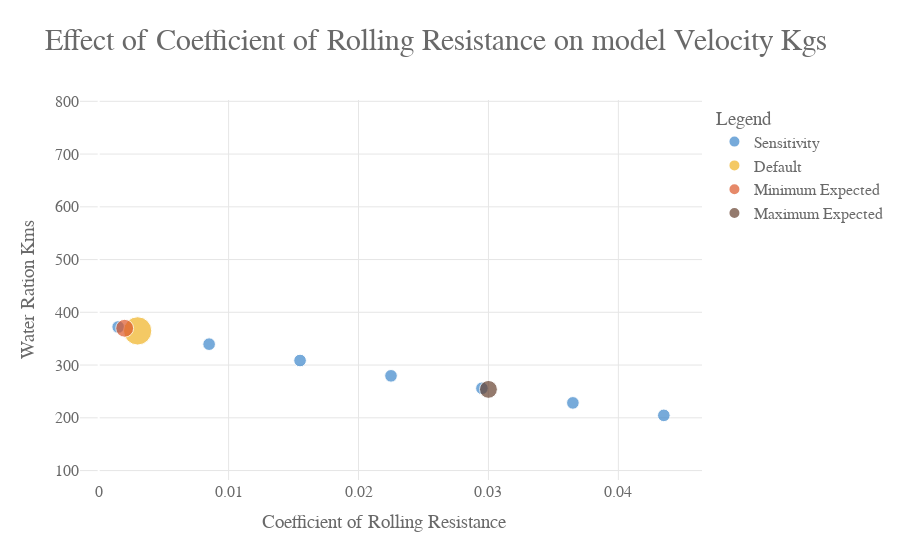
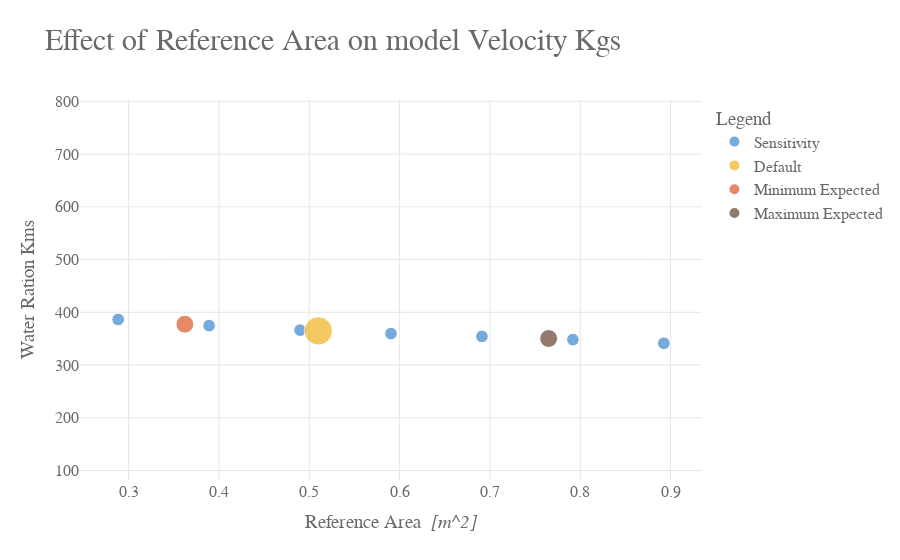
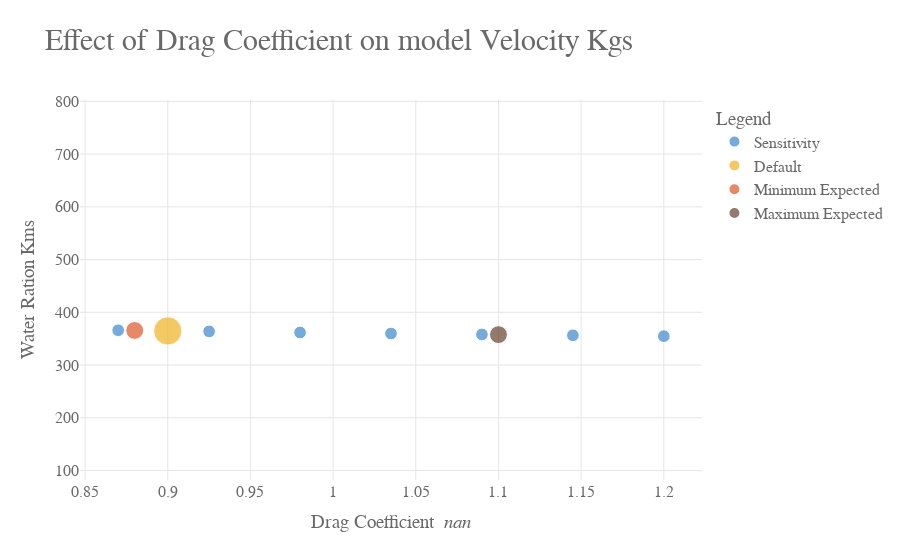
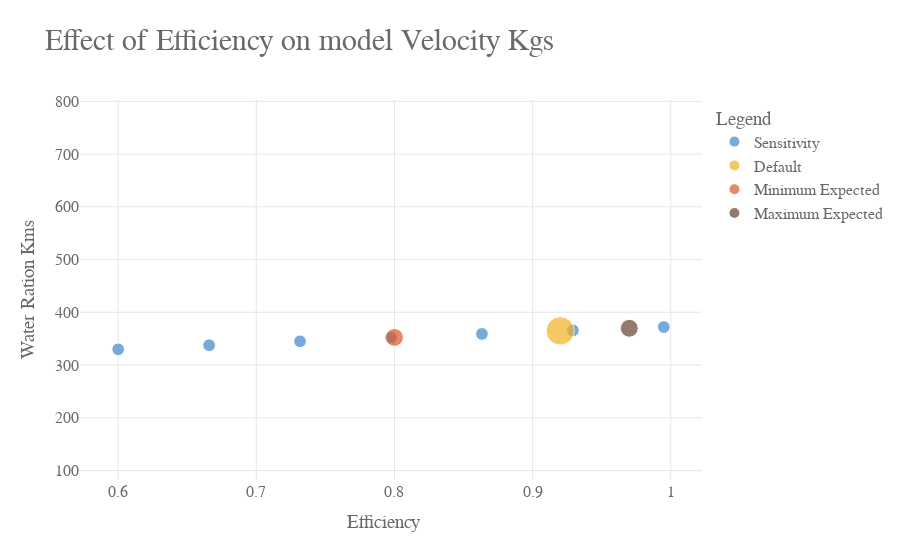

Notebook cell for these charts, in order:
### Code cell
# for i in range(0, len(sens_df)):
primary_graph_value = "Water Ration Kms"
max_plot_y = df_large[primary_graph_value].max()*1.10
min_plot_y = df_large[primary_graph_value].min()*0.90


for i in range(0, len(sens_df)):

    fig1 = px.scatter(
        full_result_dict[sens_df.iloc[i]["Short Name"]],
        x="Variable",
        y=primary_graph_value,
        color='DataType',
        color_discrete_sequence=graph_colours,
        size='MarkerSize',
        title=f'Effect of {sens_df.iloc[i]["Short Name"]} on model Velocity Kgs',
        hover_data=[
            "Velocity Kgs",
            'Water Ration Kms',
            'Mean Trip Velocity',
            'Mean Loaded Velocity',
            'Mean Unloaded Velocity',
        ]


    ).update_layout(
        yaxis_title=primary_graph_value,
        xaxis_title=(f'{sens_df.iloc[i]["Short Name"]}  <i>{sens_df.iloc[i]["Units"]}</i>'),
    )
    fig1.update_yaxes(range = [min_plot_y, max_plot_y])

    fig1 = pt.format_plotly_graphs(fig1)

    fig1.show()
    plot_dict[var_string]= fig1
    # filename_string = var_string + ".html"
    # plotly.offline.plot(fig1, filename=filename_string)

### Figure 1 — Plotly figure (JSON) as saved in the notebook; plotly's stock layout.template omitted (floating-point values rounded to 4 significant figures)
{"data": [{"customdata": [[193.9, 4.933, 3.102, 6.764], [176.9, 4.52, 2.51, 6.531], [160.7, 4.119, 2.042, 6.196], [145.6, 3.734, 1.693, 5.775], [133.3, 3.419, 1.439, 5.399], [118.9, 3.049, 1.251, 4.847], [106.6, 2.733, 1.106, 4.361]], "hovertemplate": "DataType=Sensitivity<br>Variable=%{x}<br>Water Ration Kms=%{y}<br>MarkerSize=%{marker.size}<br>Velocity Kgs=%{customdata[0]}<br>Mean Trip Velocity=%{customdata[1]}<br>Mean Loaded Velocity=%{customdata[2]}<br>Mean Unloaded Velocity=%{customdata[3]}<extra></extra>", "legendgroup": "Sensitivity", "marker": {"color": "#3D87CB", "size": [10, 10, 10, 10, 10, 10, 10], "sizemode": "area", "sizeref": 0.125, "symbol": "circle"}, "mode": "markers", "name": "Sensitivity", "orientation": "v", "showlegend": true, "type": "scatter", "x": [0.0015, 0.0085, 0.0155, 0.0225, 0.0295, 0.0365, 0.0435], "xaxis": "x", "y": [372.2, 339.6, 308.6, 279.5, 256.0, 228.3, 204.6], "yaxis": "y"}, {"customdata": [[190.0, 4.84, 2.965, 6.714]], "hovertemplate": "DataType=Default<br>Variable=%{x}<br>Water Ration Kms=%{y}<br>MarkerSize=%{marker.size}<br>Velocity Kgs=%{customdata[0]}<br>Mean Trip Velocity=%{customdata[1]}<br>Mean Loaded Velocity=%{customdata[2]}<br>Mean Unloaded Velocity=%{customdata[3]}<extra></extra>", "legendgroup": "Default", "marker": {"color": "#F0B323", "size": [50], "sizemode": "area", "sizeref": 0.125, "symbol": "circle"}, "mode": "markers", "name": "Default", "orientation": "v", "showlegend": true, "type": "scatter", "x": [0.003], "xaxis": "x", "y": [364.8], "yaxis": "y"}, {"customdata": [[192.6, 4.902, 3.056, 6.747]], "hovertemplate": "DataType=Minimum Expected<br>Variable=%{x}<br>Water Ration Kms=%{y}<br>MarkerSize=%{marker.size}<br>Velocity Kgs=%{customdata[0]}<br>Mean Trip Velocity=%{customdata[1]}<br>Mean Loaded Velocity=%{customdata[2]}<br>Mean Unloaded Velocity=%{customdata[3]}<extra></extra>", "legendgroup": "Minimum Expected", "marker": {"color": "#DC582A", "size": [20], "sizemode": "area", "sizeref": 0.125, "symbol": "circle"}, "mode": "markers", "name": "Minimum Expected", "orientation": "v", "showlegend": true, "type": "scatter", "x": [0.002], "xaxis": "x", "y": [369.7], "yaxis": "y"}, {"customdata": [[132.2, 3.391, 1.424, 5.357]], "hovertemplate": "DataType=Maximum Expected<br>Variable=%{x}<br>Water Ration Kms=%{y}<br>MarkerSize=%{marker.size}<br>Velocity Kgs=%{customdata[0]}<br>Mean Trip Velocity=%{customdata[1]}<br>Mean Loaded Velocity=%{customdata[2]}<br>Mean Unloaded Velocity=%{customdata[3]}<extra></extra>", "legendgroup": "Maximum Expected", "marker": {"color": "#674230", "size": [20], "sizemode": "area", "sizeref": 0.125, "symbol": "circle"}, "mode": "markers", "name": "Maximum Expected", "orientation": "v", "showlegend": true, "type": "scatter", "x": [0.03], "xaxis": "x", "y": [253.9], "yaxis": "y"}], "layout": {"font": {"color": "dimgrey", "family": "Droid Sans Mono", "size": 16}, "legend": {"itemsizing": "constant", "title": {"text": "Legend"}, "tracegroupgap": 0}, "paper_bgcolor": "white", "plot_bgcolor": "white", "title": {"font": {"color": "dimgrey", "size": 30}, "text": "Effect of Coefficient of Rolling Resistance on model Velocity Kgs"}, "xaxis": {"anchor": "y", "domain": [0, 1], "gridcolor": "#e6e6e6", "gridwidth": 1, "showgrid": true, "title": {"text": "Coefficient of Rolling Resistance  <i> </i>"}}, "yaxis": {"anchor": "x", "domain": [0, 1], "gridcolor": "#e6e6e6", "gridwidth": 1, "range": [82.08, 802.5], "showgrid": true, "title": {"text": "Water Ration Kms"}}}}

### Figure 2 — Plotly figure (JSON) as saved in the notebook; plotly's stock layout.template omitted (floating-point values rounded to 4 significant figures)
{"data": [{"customdata": [[201.3, 5.133, 3.272, 6.994], [195.2, 4.975, 3.108, 6.841], [190.7, 4.859, 2.986, 6.732], [187.3, 4.769, 2.89, 6.649], [184.5, 4.696, 2.811, 6.581], [181.4, 4.615, 2.743, 6.487], [177.8, 4.522, 2.685, 6.359]], "hovertemplate": "DataType=Sensitivity<br>Variable=%{x}<br>Water Ration Kms=%{y}<br>MarkerSize=%{marker.size}<br>Velocity Kgs=%{customdata[0]}<br>Mean Trip Velocity=%{customdata[1]}<br>Mean Loaded Velocity=%{customdata[2]}<br>Mean Unloaded Velocity=%{customdata[3]}<extra></extra>", "legendgroup": "Sensitivity", "marker": {"color": "#3D87CB", "size": [10, 10, 10, 10, 10, 10, 10], "sizemode": "area", "sizeref": 0.125, "symbol": "circle"}, "mode": "markers", "name": "Sensitivity", "orientation": "v", "showlegend": true, "type": "scatter", "x": [0.2885, 0.3892, 0.4898, 0.5905, 0.6912, 0.7918, 0.8925], "xaxis": "x", "y": [386.4, 374.7, 366.2, 359.6, 354.2, 348.2, 341.3], "yaxis": "y"}, {"customdata": [[190.0, 4.84, 2.965, 6.714]], "hovertemplate": "DataType=Default<br>Variable=%{x}<br>Water Ration Kms=%{y}<br>MarkerSize=%{marker.size}<br>Velocity Kgs=%{customdata[0]}<br>Mean Trip Velocity=%{customdata[1]}<br>Mean Loaded Velocity=%{customdata[2]}<br>Mean Unloaded Velocity=%{customdata[3]}<extra></extra>", "legendgroup": "Default", "marker": {"color": "#F0B323", "size": [50], "sizemode": "area", "sizeref": 0.125, "symbol": "circle"}, "mode": "markers", "name": "Default", "orientation": "v", "showlegend": true, "type": "scatter", "x": [0.51], "xaxis": "x", "y": [364.8], "yaxis": "y"}, {"customdata": [[196.6, 5.012, 3.147, 6.877]], "hovertemplate": "DataType=Minimum Expected<br>Variable=%{x}<br>Water Ration Kms=%{y}<br>MarkerSize=%{marker.size}<br>Velocity Kgs=%{customdata[0]}<br>Mean Trip Velocity=%{customdata[1]}<br>Mean Loaded Velocity=%{customdata[2]}<br>Mean Unloaded Velocity=%{customdata[3]}<extra></extra>", "legendgroup": "Minimum Expected", "marker": {"color": "#DC582A", "size": [20], "sizemode": "area", "sizeref": 0.125, "symbol": "circle"}, "mode": "markers", "name": "Minimum Expected", "orientation": "v", "showlegend": true, "type": "scatter", "x": [0.3623], "xaxis": "x", "y": [377.5], "yaxis": "y"}, {"customdata": [[182.4, 4.642, 2.76, 6.524]], "hovertemplate": "DataType=Maximum Expected<br>Variable=%{x}<br>Water Ration Kms=%{y}<br>MarkerSize=%{marker.size}<br>Velocity Kgs=%{customdata[0]}<br>Mean Trip Velocity=%{customdata[1]}<br>Mean Loaded Velocity=%{customdata[2]}<br>Mean Unloaded Velocity=%{customdata[3]}<extra></extra>", "legendgroup": "Maximum Expected", "marker": {"color": "#674230", "size": [20], "sizemode": "area", "sizeref": 0.125, "symbol": "circle"}, "mode": "markers", "name": "Maximum Expected", "orientation": "v", "showlegend": true, "type": "scatter", "x": [0.765], "xaxis": "x", "y": [350.3], "yaxis": "y"}], "layout": {"font": {"color": "dimgrey", "family": "Droid Sans Mono", "size": 16}, "legend": {"itemsizing": "constant", "title": {"text": "Legend"}, "tracegroupgap": 0}, "paper_bgcolor": "white", "plot_bgcolor": "white", "title": {"font": {"color": "dimgrey", "size": 30}, "text": "Effect of Reference Area on model Velocity Kgs"}, "xaxis": {"anchor": "y", "domain": [0, 1], "gridcolor": "#e6e6e6", "gridwidth": 1, "showgrid": true, "title": {"text": "Reference Area  <i>[m^2]</i>"}}, "yaxis": {"anchor": "x", "domain": [0, 1], "gridcolor": "#e6e6e6", "gridwidth": 1, "range": [82.08, 802.5], "showgrid": true, "title": {"text": "Water Ration Kms"}}}}

### Figure 3 — Plotly figure (JSON) as saved in the notebook; plotly's stock layout.template omitted (floating-point values rounded to 4 significant figures)
{"data": [{"customdata": [[190.6, 4.856, 2.983, 6.729], [189.5, 4.826, 2.951, 6.701], [188.4, 4.798, 2.922, 6.675], [187.4, 4.773, 2.894, 6.651], [186.5, 4.748, 2.867, 6.629], [185.6, 4.725, 2.842, 6.608], [184.8, 4.704, 2.819, 6.588]], "hovertemplate": "DataType=Sensitivity<br>Variable=%{x}<br>Water Ration Kms=%{y}<br>MarkerSize=%{marker.size}<br>Velocity Kgs=%{customdata[0]}<br>Mean Trip Velocity=%{customdata[1]}<br>Mean Loaded Velocity=%{customdata[2]}<br>Mean Unloaded Velocity=%{customdata[3]}<extra></extra>", "legendgroup": "Sensitivity", "marker": {"color": "#3D87CB", "size": [10, 10, 10, 10, 10, 10, 10], "sizemode": "area", "sizeref": 0.125, "symbol": "circle"}, "mode": "markers", "name": "Sensitivity", "orientation": "v", "showlegend": true, "type": "scatter", "x": [0.87, 0.925, 0.98, 1.035, 1.09, 1.145, 1.2], "xaxis": "x", "y": [366.0, 363.8, 361.8, 359.9, 358.1, 356.4, 354.8], "yaxis": "y"}, {"customdata": [[190.0, 4.84, 2.965, 6.714]], "hovertemplate": "DataType=Default<br>Variable=%{x}<br>Water Ration Kms=%{y}<br>MarkerSize=%{marker.size}<br>Velocity Kgs=%{customdata[0]}<br>Mean Trip Velocity=%{customdata[1]}<br>Mean Loaded Velocity=%{customdata[2]}<br>Mean Unloaded Velocity=%{customdata[3]}<extra></extra>", "legendgroup": "Default", "marker": {"color": "#F0B323", "size": [50], "sizemode": "area", "sizeref": 0.125, "symbol": "circle"}, "mode": "markers", "name": "Default", "orientation": "v", "showlegend": true, "type": "scatter", "x": [0.9], "xaxis": "x", "y": [364.8], "yaxis": "y"}, {"customdata": [[190.4, 4.851, 2.977, 6.724]], "hovertemplate": "DataType=Minimum Expected<br>Variable=%{x}<br>Water Ration Kms=%{y}<br>MarkerSize=%{marker.size}<br>Velocity Kgs=%{customdata[0]}<br>Mean Trip Velocity=%{customdata[1]}<br>Mean Loaded Velocity=%{customdata[2]}<br>Mean Unloaded Velocity=%{customdata[3]}<extra></extra>", "legendgroup": "Minimum Expected", "marker": {"color": "#DC582A", "size": [20], "sizemode": "area", "sizeref": 0.125, "symbol": "circle"}, "mode": "markers", "name": "Minimum Expected", "orientation": "v", "showlegend": true, "type": "scatter", "x": [0.88], "xaxis": "x", "y": [365.6], "yaxis": "y"}, {"customdata": [[186.3, 4.744, 2.863, 6.625]], "hovertemplate": "DataType=Maximum Expected<br>Variable=%{x}<br>Water Ration Kms=%{y}<br>MarkerSize=%{marker.size}<br>Velocity Kgs=%{customdata[0]}<br>Mean Trip Velocity=%{customdata[1]}<br>Mean Loaded Velocity=%{customdata[2]}<br>Mean Unloaded Velocity=%{customdata[3]}<extra></extra>", "legendgroup": "Maximum Expected", "marker": {"color": "#674230", "size": [20], "sizemode": "area", "sizeref": 0.125, "symbol": "circle"}, "mode": "markers", "name": "Maximum Expected", "orientation": "v", "showlegend": true, "type": "scatter", "x": [1.1], "xaxis": "x", "y": [357.7], "yaxis": "y"}], "layout": {"font": {"color": "dimgrey", "family": "Droid Sans Mono", "size": 16}, "legend": {"itemsizing": "constant", "title": {"text": "Legend"}, "tracegroupgap": 0}, "paper_bgcolor": "white", "plot_bgcolor": "white", "title": {"font": {"color": "dimgrey", "size": 30}, "text": "Effect of Drag Coefficient on model Velocity Kgs"}, "xaxis": {"anchor": "y", "domain": [0, 1], "gridcolor": "#e6e6e6", "gridwidth": 1, "showgrid": true, "title": {"text": "Drag Coefficient  <i>nan</i>"}}, "yaxis": {"anchor": "x", "domain": [0, 1], "gridcolor": "#e6e6e6", "gridwidth": 1, "range": [82.08, 802.5], "showgrid": true, "title": {"text": "Water Ration Kms"}}}}

### Figure 4 — Plotly figure (JSON) as saved in the notebook; plotly's stock layout.template omitted (floating-point values rounded to 4 significant figures)
{"data": [{"customdata": [[171.8, 4.365, 2.241, 6.49], [175.9, 4.471, 2.4, 6.542], [179.7, 4.572, 2.553, 6.591], [183.4, 4.669, 2.701, 6.636], [187.0, 4.762, 2.845, 6.679], [190.5, 4.852, 2.985, 6.719], [193.8, 4.939, 3.12, 6.758]], "hovertemplate": "DataType=Sensitivity<br>Variable=%{x}<br>Water Ration Kms=%{y}<br>MarkerSize=%{marker.size}<br>Velocity Kgs=%{customdata[0]}<br>Mean Trip Velocity=%{customdata[1]}<br>Mean Loaded Velocity=%{customdata[2]}<br>Mean Unloaded Velocity=%{customdata[3]}<extra></extra>", "legendgroup": "Sensitivity", "marker": {"color": "#3D87CB", "size": [10, 10, 10, 10, 10, 10, 10], "sizemode": "area", "sizeref": 0.125, "symbol": "circle"}, "mode": "markers", "name": "Sensitivity", "orientation": "v", "showlegend": true, "type": "scatter", "x": [0.6, 0.6658, 0.7317, 0.7975, 0.8633, 0.9292, 0.995], "xaxis": "x", "y": [329.9, 337.6, 345.1, 352.2, 359.1, 365.7, 372.1], "yaxis": "y"}, {"customdata": [[190.0, 4.84, 2.965, 6.714]], "hovertemplate": "DataType=Default<br>Variable=%{x}<br>Water Ration Kms=%{y}<br>MarkerSize=%{marker.size}<br>Velocity Kgs=%{customdata[0]}<br>Mean Trip Velocity=%{customdata[1]}<br>Mean Loaded Velocity=%{customdata[2]}<br>Mean Unloaded Velocity=%{customdata[3]}<extra></extra>", "legendgroup": "Default", "marker": {"color": "#F0B323", "size": [50], "sizemode": "area", "sizeref": 0.125, "symbol": "circle"}, "mode": "markers", "name": "Default", "orientation": "v", "showlegend": true, "type": "scatter", "x": [0.92], "xaxis": "x", "y": [364.8], "yaxis": "y"}, {"customdata": [[183.6, 4.672, 2.707, 6.638]], "hovertemplate": "DataType=Minimum Expected<br>Variable=%{x}<br>Water Ration Kms=%{y}<br>MarkerSize=%{marker.size}<br>Velocity Kgs=%{customdata[0]}<br>Mean Trip Velocity=%{customdata[1]}<br>Mean Loaded Velocity=%{customdata[2]}<br>Mean Unloaded Velocity=%{customdata[3]}<extra></extra>", "legendgroup": "Minimum Expected", "marker": {"color": "#DC582A", "size": [20], "sizemode": "area", "sizeref": 0.125, "symbol": "circle"}, "mode": "markers", "name": "Minimum Expected", "orientation": "v", "showlegend": true, "type": "scatter", "x": [0.8], "xaxis": "x", "y": [352.5], "yaxis": "y"}, {"customdata": [[192.6, 4.906, 3.069, 6.743]], "hovertemplate": "DataType=Maximum Expected<br>Variable=%{x}<br>Water Ration Kms=%{y}<br>MarkerSize=%{marker.size}<br>Velocity Kgs=%{customdata[0]}<br>Mean Trip Velocity=%{customdata[1]}<br>Mean Loaded Velocity=%{customdata[2]}<br>Mean Unloaded Velocity=%{customdata[3]}<extra></extra>", "legendgroup": "Maximum Expected", "marker": {"color": "#674230", "size": [20], "sizemode": "area", "sizeref": 0.125, "symbol": "circle"}, "mode": "markers", "name": "Maximum Expected", "orientation": "v", "showlegend": true, "type": "scatter", "x": [0.97], "xaxis": "x", "y": [369.7], "yaxis": "y"}], "layout": {"font": {"color": "dimgrey", "family": "Droid Sans Mono", "size": 16}, "legend": {"itemsizing": "constant", "title": {"text": "Legend"}, "tracegroupgap": 0}, "paper_bgcolor": "white", "plot_bgcolor": "white", "title": {"font": {"color": "dimgrey", "size": 30}, "text": "Effect of Efficiency on model Velocity Kgs"}, "xaxis": {"anchor": "y", "domain": [0, 1], "gridcolor": "#e6e6e6", "gridwidth": 1, "showgrid": true, "title": {"text": "Efficiency  <i> </i>"}}, "yaxis": {"anchor": "x", "domain": [0, 1], "gridcolor": "#e6e6e6", "gridwidth": 1, "range": [82.08, 802.5], "showgrid": true, "title": {"text": "Water Ration Kms"}}}}
